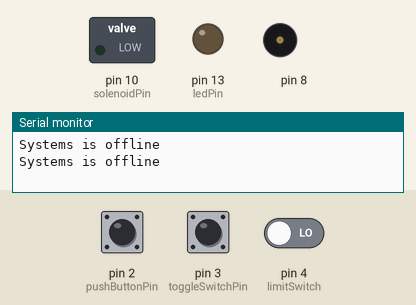
A sketch run on a simulated Arduino Uno, built with avr-gcc and run on an emulated ATmega328P. On the bench: switched loads named in the sketch (green lamp = pin HIGH), output pins drawn as LEDs (lit = HIGH), buzzer (waves = sounding), the last lines printed to the serial monitor. Dashed ring = blinking. Inputs (shaded band) come from the test bench; at power-on: pin 3 (toggleSwitchPin) LOW, pin 4 (limitSwitch) LOW, pin 2 (pushButtonPin) LOW.

Above: at 1.8 s.
1.9 s: pin 3 (toggleSwitchPin) pulled HIGH for 1.15 s
At 3.8 s:
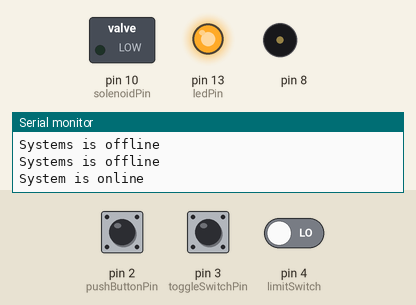
5.5 s: pin 3 (toggleSwitchPin) pulled HIGH for 3.2 s
At 9.6 s:
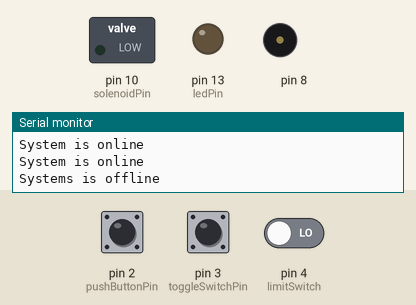
10.5 s: pin 3 (toggleSwitchPin) driven HIGH and pin 4 (limitSwitch) driven HIGH
At 12.4 s:
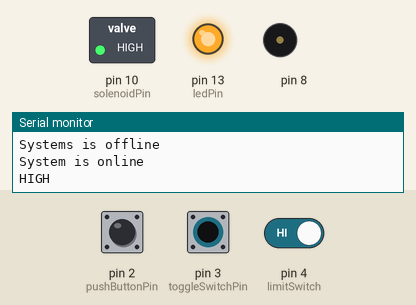
14.5 s: pin 4 (limitSwitch) driven LOW
At 15.1 s:
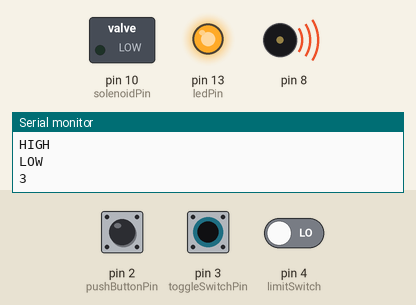
18.0 s: pin 3 (toggleSwitchPin) driven LOW
At 18.8 s:
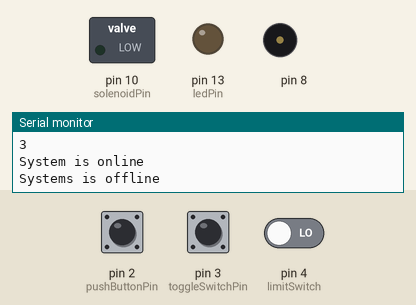
19.5 s: pin 3 (toggleSwitchPin) driven HIGH
At 22.3 s:
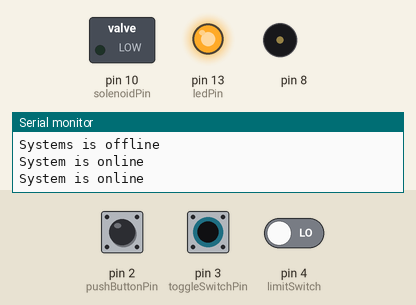
Timing chart, 0 to 23.5 s (numbered marks = the images above; inputs shaded):
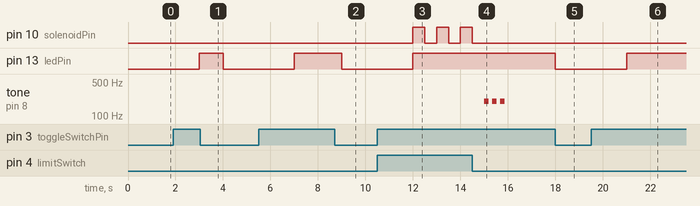

The sketch:

WK2_Exercise1.1.ino
```cpp
//Exercise 1.1:Cutting Machine

#define pushButtonPin 2
#define toggleSwitchPin 3
#define limitSwitch 4
#define piezoBuzzer 8
#define solenoidPin 10
#define ledPin 13

volatile int toggleSwitchPinState = 0;


void setup() {
  Serial.begin(9600);
  pinMode(pushButtonPin,INPUT);
  pinMode(toggleSwitchPin,INPUT);
  pinMode(limitSwitch,INPUT);
  pinMode(solenoidPin, OUTPUT);
  pinMode(ledPin,OUTPUT);


}

void loop() {

  toggleSwitchPinState = digitalRead(toggleSwitchPin);
  if (toggleSwitchPinState == HIGH){
    digitalWrite(ledPin,HIGH);
    Serial.println("System is online");
    system_on();
  }else {
    digitalWrite(ledPin, LOW);
    while(1){
    Serial.println("Systems is offline");
    toggleSwitchPinState = digitalRead(toggleSwitchPin);
    if (toggleSwitchPinState == HIGH){
      break;
    }
    delay(1000);
    }
  }
  delay(1000);
}


void system_on(){
  static volatile int limitSwitchState =0;
  static volatile int pushButtonPinState =0;

  limitSwitchState = digitalRead(limitSwitch); //If depress --> 1, If open --> 0
  if (limitSwitchState == HIGH){
    pushButtonPinState = digitalRead(pushButtonPin);
    if (pushButtonPinState == LOW){ //If push --> 0, If no push --> 1
      while(1){
        static volatile int count = 0;
        digitalWrite(solenoidPin, HIGH);
        Serial.println("HIGH");
        delay(500);
        digitalWrite(solenoidPin,LOW);
        Serial.println("LOW");
        delay(500);
        count++;
        Serial.println(count);
        limitSwitchState = digitalRead(limitSwitch);
        if (count > 9){
          count = 0;
          break;
        }
        else if (limitSwitchState == LOW){
          for ( int p = 0; p <3; p++){
          tone(8,200,200);
          delay(333);
          }
          count =0;
          break;
        }
      }
    }
    return;
  }else{
    return;
  }
  }
```

Measured:
- after the input at 1.9 s, pin 13 (ledPin): LOW → HIGH after 1.1 s, → LOW 1.0 s later
- after the input at 5.5 s, pin 13 (ledPin): LOW → HIGH after 1.5 s, → LOW 2.0 s later
- after the input at 10.5 s, pin 10 (solenoidPin): alternates HIGH for 0.50 s and LOW for 0.50 s, starting after 1.5 s; pin 13 (ledPin): LOW → HIGH after 1.5 s
- after the input at 14.5 s, pin 10 (solenoidPin): goes on until 14.5 s, then stays LOW; tone on pin 8: alternates 200 Hz for 0.20 s and silent for 0.13 s, 6 changes in all, then stays silent, starting after 0.50 s
- after the input at 18.0 s, pin 13 (ledPin): HIGH → LOW at once
- after the input at 19.5 s, pin 13 (ledPin): LOW → HIGH after 1.5 s
